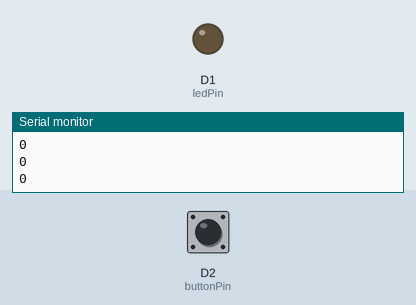
Bench run of a sketch on a simulated ESP8266 (NodeMCU). Parts: output pins drawn as LEDs (lit = HIGH), the last lines printed to the serial monitor. Dashed ring = blinking. The inputs (shaded band) are chosen by the test bench; at power-on: D2 (buttonPin) LOW.

Above: at 1.8 s.
1.9 s: D2 (buttonPin) pulled HIGH for 3.2 s
At 2.9 s:
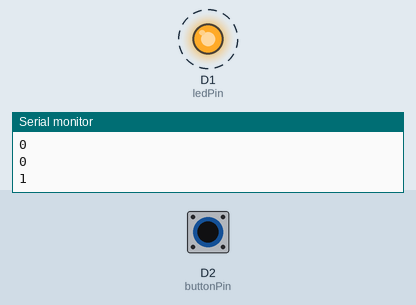
At 6.8 s:
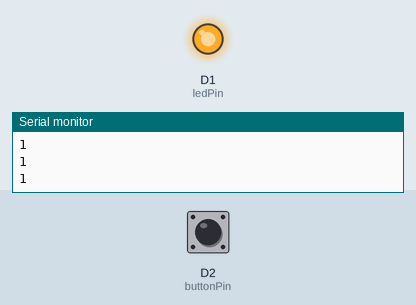
Timing chart, 0 to 8.3 s (numbered marks = the images above; inputs shaded):
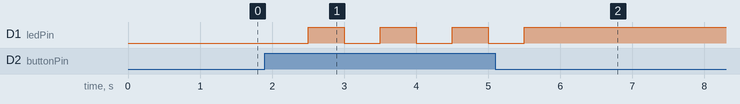

Measured:
- after the input at 1.9 s, D1 (ledPin): alternates HIGH for 0.50 s and LOW for 0.50 s, 7 changes in all, then stays HIGH, starting after 0.60 s

The sketch:

sketch_testepushbutton_ledretencao_debounce.ino
```cpp
//const int pinoBotao = D2; //PINO DIGITAL UTILIZADO PELO PUSH BUTTON
//const int pinoLed = D1; //PINO DIGITAL UTILIZADO PELO LED

//initialize and declare variables
const int ledPin = D1; //led attached to this pin
const int buttonPin = D2; //push button attached to this pin

int buttonState = LOW; //this variable tracks the state of the button, low if not pressed, high if pressed
int ledState = -1; //this variable tracks the state of the LED, negative if off, positive if on

long lastDebounceTime = 0;  // the last time the output pin was toggled
long debounceDelay = 250;    // the debounce time; increase if the output flickers


void setup() {

  //set the mode of the pins...
  pinMode(ledPin, OUTPUT);
  pinMode(buttonPin, INPUT);
  Serial.begin(115200);
}//close void setup


void loop() {

  //sample the state of the button - is it pressed or not?
  buttonState = digitalRead(buttonPin);
 Serial.println(digitalRead(D1));
      delay(500);
  //filter out any noise by setting a time buffer
  if ( (millis() - lastDebounceTime) > debounceDelay) {

    //if the button has been pressed, lets toggle the LED from "off to on" or "on to off"
    if ( (buttonState == HIGH) && (ledState < 0) ) {

      digitalWrite(ledPin, HIGH); //turn LED on
      ledState = -ledState; //now the LED is on, we need to change the state
      lastDebounceTime = millis(); //set the current time
      /*Serial.println(digitalRead(D1));
      delay(500);*/
    }
    else if ( (buttonState == HIGH) && (ledState > 0) ) {

      digitalWrite(ledPin, LOW); //turn LED off
      ledState = -ledState; //now the LED is off, we need to change the state
      lastDebounceTime = millis(); //set the current time
      /*Serial.println(digitalRead(D1));
      delay(500);*/
    }//close if/else

  }//close if(time buffer)

}//close void loop
```
